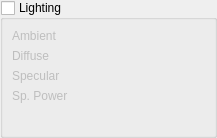
<?xml version="1.0" encoding="UTF-8"?>
<ui version="4.0">
 <class>LightingParametersForm</class>
 <widget class="QWidget" name="LightingParametersForm">
  <property name="geometry">
   <rect>
    <x>0</x>
    <y>0</y>
    <width>217</width>
    <height>138</height>
   </rect>
  </property>
  <property name="windowTitle">
   <string>Form</string>
  </property>
  <layout class="QVBoxLayout" name="verticalLayout">
   <property name="leftMargin">
    <number>0</number>
   </property>
   <property name="topMargin">
    <number>0</number>
   </property>
   <property name="rightMargin">
    <number>0</number>
   </property>
   <property name="bottomMargin">
    <number>0</number>
   </property>
   <item>
    <widget class="QGroupBox" name="gbLighting">
     <property name="title">
      <string>Lighting</string>
     </property>
     <property name="checkable">
      <bool>true</bool>
     </property>
     <property name="checked">
      <bool>false</bool>
     </property>
     <layout class="QFormLayout" name="formLayout">
      <item row="0" column="0">
       <widget class="QLabel" name="laAmbient">
        <property name="text">
         <string>Ambient</string>
        </property>
       </widget>
      </item>
      <item row="1" column="0">
       <widget class="QLabel" name="laDiffuse">
        <property name="text">
         <string>Diffuse</string>
        </property>
       </widget>
      </item>
      <item row="2" column="0">
       <widget class="QLabel" name="laSpecular">
        <property name="text">
         <string>Specular</string>
        </property>
       </widget>
      </item>
      <item row="3" column="0">
       <widget class="QLabel" name="laSpecularPower">
        <property name="text">
         <string>Sp. Power</string>
        </property>
       </widget>
      </item>
      <item row="0" column="1">
       <widget class="tomviz::DoubleSliderWidget" name="sliAmbient" native="true"/>
      </item>
      <item row="1" column="1">
       <widget class="tomviz::DoubleSliderWidget" name="sliDiffuse" native="true"/>
      </item>
      <item row="2" column="1">
       <widget class="tomviz::DoubleSliderWidget" name="sliSpecular" native="true"/>
      </item>
      <item row="3" column="1">
       <widget class="tomviz::DoubleSliderWidget" name="sliSpecularPower" native="true"/>
      </item>
     </layout>
    </widget>
   </item>
  </layout>
 </widget>
 <customwidgets>
  <customwidget>
   <class>tomviz::DoubleSliderWidget</class>
   <extends>QWidget</extends>
   <header>DoubleSliderWidget.h</header>
   <container>1</container>
  </customwidget>
 </customwidgets>
 <resources/>
 <connections/>
</ui>
